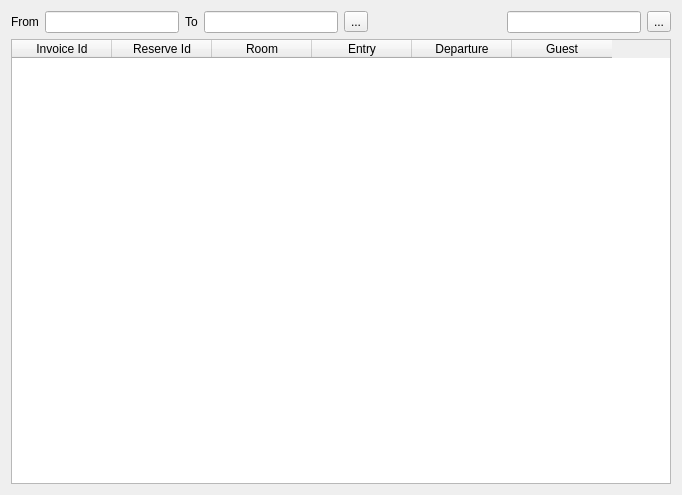
<?xml version="1.0" encoding="UTF-8"?>
<ui version="4.0">
 <class>DlgSearchInvoice</class>
 <widget class="QDialog" name="DlgSearchInvoice">
  <property name="geometry">
   <rect>
    <x>0</x>
    <y>0</y>
    <width>682</width>
    <height>495</height>
   </rect>
  </property>
  <property name="windowTitle">
   <string>Search for invoice</string>
  </property>
  <layout class="QVBoxLayout" name="verticalLayout">
   <item>
    <widget class="QWidget" name="widget" native="true">
     <layout class="QHBoxLayout" name="horizontalLayout">
      <property name="leftMargin">
       <number>0</number>
      </property>
      <property name="topMargin">
       <number>0</number>
      </property>
      <property name="rightMargin">
       <number>0</number>
      </property>
      <property name="bottomMargin">
       <number>0</number>
      </property>
      <item>
       <widget class="QLabel" name="label">
        <property name="text">
         <string>From</string>
        </property>
       </widget>
      </item>
      <item>
       <widget class="EDateEdit" name="deStart"/>
      </item>
      <item>
       <widget class="QLabel" name="label_2">
        <property name="text">
         <string>To</string>
        </property>
       </widget>
      </item>
      <item>
       <widget class="EDateEdit" name="deEnd"/>
      </item>
      <item>
       <widget class="QToolButton" name="btnRefresh">
        <property name="text">
         <string>...</string>
        </property>
        <property name="icon">
         <iconset resource="res.qrc">
          <normaloff>:/images/refresh.png</normaloff>:/images/refresh.png</iconset>
        </property>
       </widget>
      </item>
      <item>
       <spacer name="horizontalSpacer">
        <property name="orientation">
         <enum>Qt::Horizontal</enum>
        </property>
        <property name="sizeHint" stdset="0">
         <size>
          <width>132</width>
          <height>20</height>
         </size>
        </property>
       </spacer>
      </item>
      <item>
       <widget class="QLineEdit" name="leFilter"/>
      </item>
      <item>
       <widget class="QToolButton" name="btnClearFilter">
        <property name="text">
         <string>...</string>
        </property>
        <property name="icon">
         <iconset resource="res.qrc">
          <normaloff>:/images/remove_filter.png</normaloff>:/images/remove_filter.png</iconset>
        </property>
       </widget>
      </item>
     </layout>
    </widget>
   </item>
   <item>
    <widget class="EQTableWidget" name="tblData">
     <property name="editTriggers">
      <set>QAbstractItemView::NoEditTriggers</set>
     </property>
     <property name="selectionMode">
      <enum>QAbstractItemView::SingleSelection</enum>
     </property>
     <property name="selectionBehavior">
      <enum>QAbstractItemView::SelectRows</enum>
     </property>
     <column>
      <property name="text">
       <string>Invoice Id</string>
      </property>
     </column>
     <column>
      <property name="text">
       <string>Reserve Id</string>
      </property>
     </column>
     <column>
      <property name="text">
       <string>Room</string>
      </property>
     </column>
     <column>
      <property name="text">
       <string>Entry</string>
      </property>
     </column>
     <column>
      <property name="text">
       <string>Departure</string>
      </property>
     </column>
     <column>
      <property name="text">
       <string>Guest</string>
      </property>
     </column>
    </widget>
   </item>
  </layout>
 </widget>
 <customwidgets>
  <customwidget>
   <class>EDateEdit</class>
   <extends>QLineEdit</extends>
   <header location="global">edateedit.h</header>
  </customwidget>
  <customwidget>
   <class>EQTableWidget</class>
   <extends>QTableWidget</extends>
   <header location="global">eqtablewidget.h</header>
  </customwidget>
 </customwidgets>
 <resources>
  <include location="res.qrc"/>
 </resources>
 <connections/>
</ui>
